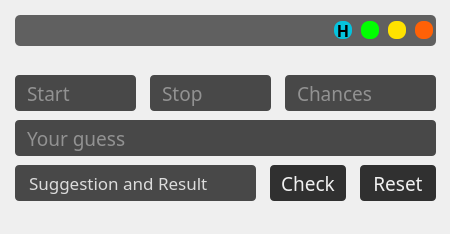
<?xml version="1.0" encoding="UTF-8"?>
<ui version="4.0">
 <class>MainWindow</class>
 <widget class="QMainWindow" name="MainWindow">
  <property name="geometry">
   <rect>
    <x>0</x>
    <y>0</y>
    <width>450</width>
    <height>234</height>
   </rect>
  </property>
  <property name="font">
   <font>
    <family>JetBrains Mono</family>
    <pointsize>12</pointsize>
   </font>
  </property>
  <property name="windowTitle">
   <string>Number Guessing</string>
  </property>
  <widget class="QWidget" name="centralwidget">
   <widget class="QLabel" name="label">
    <property name="geometry">
     <rect>
      <x>0</x>
      <y>0</y>
      <width>450</width>
      <height>256</height>
     </rect>
    </property>
    <property name="styleSheet">
     <string notr="true"/>
    </property>
    <property name="text">
     <string/>
    </property>
    <property name="pixmap">
     <pixmap>PVS/1089781.jpg</pixmap>
    </property>
    <property name="scaledContents">
     <bool>true</bool>
    </property>
   </widget>
   <widget class="QLabel" name="BackgroundBehind_2">
    <property name="enabled">
     <bool>true</bool>
    </property>
    <property name="geometry">
     <rect>
      <x>15</x>
      <y>15</y>
      <width>421</width>
      <height>31</height>
     </rect>
    </property>
    <property name="sizePolicy">
     <sizepolicy hsizetype="Preferred" vsizetype="Preferred">
      <horstretch>0</horstretch>
      <verstretch>0</verstretch>
     </sizepolicy>
    </property>
    <property name="font">
     <font>
      <kerning>true</kerning>
     </font>
    </property>
    <property name="toolTipDuration">
     <number>0</number>
    </property>
    <property name="autoFillBackground">
     <bool>false</bool>
    </property>
    <property name="styleSheet">
     <string notr="true">background: rgba(35, 35, 35, 0.7);
border-radius:5px;
</string>
    </property>
    <property name="inputMethodHints">
     <set>Qt::ImhNoPredictiveText</set>
    </property>
    <property name="text">
     <string/>
    </property>
    <property name="alignment">
     <set>Qt::AlignCenter</set>
    </property>
    <property name="margin">
     <number>0</number>
    </property>
   </widget>
   <widget class="QWidget" name="layoutWidget">
    <property name="geometry">
     <rect>
      <x>331</x>
      <y>15</y>
      <width>106</width>
      <height>31</height>
     </rect>
    </property>
    <layout class="QHBoxLayout" name="horizontalLayout">
     <item>
      <widget class="QPushButton" name="help_btn">
       <property name="minimumSize">
        <size>
         <width>18</width>
         <height>18</height>
        </size>
       </property>
       <property name="maximumSize">
        <size>
         <width>18</width>
         <height>18</height>
        </size>
       </property>
       <property name="font">
        <font>
         <family>JetBrains Mono</family>
         <weight>75</weight>
         <bold>true</bold>
        </font>
       </property>
       <property name="cursor">
        <cursorShape>PointingHandCursor</cursorShape>
       </property>
       <property name="styleSheet">
        <string notr="true">background-color: rgb(5,195,221);
border-radius:8px;</string>
       </property>
       <property name="text">
        <string>H</string>
       </property>
      </widget>
     </item>
     <item>
      <widget class="QPushButton" name="pushButtonMinimize">
       <property name="minimumSize">
        <size>
         <width>18</width>
         <height>18</height>
        </size>
       </property>
       <property name="maximumSize">
        <size>
         <width>18</width>
         <height>18</height>
        </size>
       </property>
       <property name="cursor">
        <cursorShape>PointingHandCursor</cursorShape>
       </property>
       <property name="styleSheet">
        <string notr="true">background-color: rgb(0, 255, 0);
border-radius:8px;</string>
       </property>
       <property name="text">
        <string/>
       </property>
      </widget>
     </item>
     <item>
      <widget class="QPushButton" name="pushButtonMaximiz">
       <property name="minimumSize">
        <size>
         <width>18</width>
         <height>18</height>
        </size>
       </property>
       <property name="maximumSize">
        <size>
         <width>18</width>
         <height>18</height>
        </size>
       </property>
       <property name="cursor">
        <cursorShape>PointingHandCursor</cursorShape>
       </property>
       <property name="styleSheet">
        <string notr="true">background-color: rgb(255, 226, 0);
border-radius:8px;</string>
       </property>
       <property name="text">
        <string/>
       </property>
      </widget>
     </item>
     <item>
      <widget class="QPushButton" name="pushButtonExit">
       <property name="minimumSize">
        <size>
         <width>18</width>
         <height>18</height>
        </size>
       </property>
       <property name="maximumSize">
        <size>
         <width>18</width>
         <height>18</height>
        </size>
       </property>
       <property name="cursor">
        <cursorShape>PointingHandCursor</cursorShape>
       </property>
       <property name="styleSheet">
        <string notr="true">background-color:rgb(255, 97, 6);
border-radius:8px;</string>
       </property>
       <property name="text">
        <string/>
       </property>
      </widget>
     </item>
    </layout>
   </widget>
   <widget class="QLineEdit" name="start">
    <property name="geometry">
     <rect>
      <x>15</x>
      <y>75</y>
      <width>121</width>
      <height>36</height>
     </rect>
    </property>
    <property name="font">
     <font>
      <family>JetBrains Mono</family>
      <pointsize>14</pointsize>
      <weight>50</weight>
      <italic>false</italic>
      <bold>false</bold>
      <underline>false</underline>
      <kerning>true</kerning>
     </font>
    </property>
    <property name="toolTip">
     <string>&lt;html&gt;&lt;head/&gt;&lt;body&gt;&lt;p&gt;&lt;br/&gt;&lt;/p&gt;&lt;/body&gt;&lt;/html&gt;</string>
    </property>
    <property name="autoFillBackground">
     <bool>false</bool>
    </property>
    <property name="styleSheet">
     <string notr="true">background: rgba(0, 0, 0, 0.7);
color : rgba(220, 220,220);
padding-left: 10;
border-radius:4px;

</string>
    </property>
    <property name="text">
     <string/>
    </property>
    <property name="cursorPosition">
     <number>0</number>
    </property>
    <property name="placeholderText">
     <string>Start</string>
    </property>
    <property name="clearButtonEnabled">
     <bool>false</bool>
    </property>
   </widget>
   <widget class="QLineEdit" name="stop">
    <property name="geometry">
     <rect>
      <x>150</x>
      <y>75</y>
      <width>121</width>
      <height>36</height>
     </rect>
    </property>
    <property name="font">
     <font>
      <family>JetBrains Mono</family>
      <pointsize>14</pointsize>
      <weight>50</weight>
      <italic>false</italic>
      <bold>false</bold>
      <underline>false</underline>
      <kerning>true</kerning>
     </font>
    </property>
    <property name="autoFillBackground">
     <bool>false</bool>
    </property>
    <property name="styleSheet">
     <string notr="true">background: rgba(0, 0, 0, 0.7);
color : rgba(220, 220,220);
padding-left: 10;
border-radius:4px;
</string>
    </property>
    <property name="text">
     <string/>
    </property>
    <property name="echoMode">
     <enum>QLineEdit::Normal</enum>
    </property>
    <property name="cursorPosition">
     <number>0</number>
    </property>
    <property name="placeholderText">
     <string>Stop</string>
    </property>
    <property name="clearButtonEnabled">
     <bool>false</bool>
    </property>
   </widget>
   <widget class="QLineEdit" name="chances">
    <property name="geometry">
     <rect>
      <x>285</x>
      <y>75</y>
      <width>151</width>
      <height>36</height>
     </rect>
    </property>
    <property name="font">
     <font>
      <family>JetBrains Mono</family>
      <pointsize>14</pointsize>
      <weight>50</weight>
      <italic>false</italic>
      <bold>false</bold>
      <underline>false</underline>
      <kerning>true</kerning>
     </font>
    </property>
    <property name="autoFillBackground">
     <bool>false</bool>
    </property>
    <property name="styleSheet">
     <string notr="true">background: rgba(0, 0, 0, 0.7);
color : rgba(220, 220,220);
padding-left: 10;
border-radius:4px;
</string>
    </property>
    <property name="text">
     <string/>
    </property>
    <property name="echoMode">
     <enum>QLineEdit::Normal</enum>
    </property>
    <property name="cursorPosition">
     <number>0</number>
    </property>
    <property name="placeholderText">
     <string>Chances</string>
    </property>
    <property name="clearButtonEnabled">
     <bool>false</bool>
    </property>
   </widget>
   <widget class="QPushButton" name="reset">
    <property name="geometry">
     <rect>
      <x>360</x>
      <y>165</y>
      <width>76</width>
      <height>36</height>
     </rect>
    </property>
    <property name="font">
     <font>
      <family>JetBrains Mono</family>
      <pointsize>14</pointsize>
      <weight>50</weight>
      <bold>false</bold>
     </font>
    </property>
    <property name="cursor">
     <cursorShape>PointingHandCursor</cursorShape>
    </property>
    <property name="styleSheet">
     <string notr="true">background: rgba(0,0,0,0.8);
color : rgba(240,240,240);
border-radius:4px;
</string>
    </property>
    <property name="text">
     <string>Reset</string>
    </property>
   </widget>
   <widget class="QLineEdit" name="yourguess">
    <property name="geometry">
     <rect>
      <x>15</x>
      <y>120</y>
      <width>421</width>
      <height>36</height>
     </rect>
    </property>
    <property name="font">
     <font>
      <family>JetBrains Mono</family>
      <pointsize>14</pointsize>
      <weight>50</weight>
      <italic>false</italic>
      <bold>false</bold>
      <underline>false</underline>
      <kerning>true</kerning>
     </font>
    </property>
    <property name="autoFillBackground">
     <bool>false</bool>
    </property>
    <property name="styleSheet">
     <string notr="true">background: rgba(0, 0, 0, 0.7);
color : rgba(220, 220,220);
padding-left: 10;
border-radius:4px;
</string>
    </property>
    <property name="text">
     <string/>
    </property>
    <property name="cursorPosition">
     <number>0</number>
    </property>
    <property name="alignment">
     <set>Qt::AlignLeading|Qt::AlignLeft|Qt::AlignVCenter</set>
    </property>
    <property name="placeholderText">
     <string>Your guess</string>
    </property>
    <property name="clearButtonEnabled">
     <bool>false</bool>
    </property>
   </widget>
   <widget class="QLabel" name="Suggestioandresult">
    <property name="geometry">
     <rect>
      <x>15</x>
      <y>165</y>
      <width>241</width>
      <height>36</height>
     </rect>
    </property>
    <property name="font">
     <font>
      <family>JetBrains Mono</family>
      <pointsize>13</pointsize>
     </font>
    </property>
    <property name="styleSheet">
     <string notr="true">background: rgba(0, 0, 0, 0.7);
color : rgba(220, 220,220);
padding-left: 10;
border-radius:4px;
</string>
    </property>
    <property name="text">
     <string>Suggestion and Result</string>
    </property>
   </widget>
   <widget class="QPushButton" name="check">
    <property name="geometry">
     <rect>
      <x>270</x>
      <y>165</y>
      <width>76</width>
      <height>36</height>
     </rect>
    </property>
    <property name="font">
     <font>
      <family>JetBrains Mono</family>
      <pointsize>14</pointsize>
      <weight>50</weight>
      <bold>false</bold>
     </font>
    </property>
    <property name="cursor">
     <cursorShape>PointingHandCursor</cursorShape>
    </property>
    <property name="styleSheet">
     <string notr="true">background: rgba(0,0,0,0.8);
color : rgba(240,240,240);
border-radius:4px;
</string>
    </property>
    <property name="text">
     <string>Check</string>
    </property>
   </widget>
  </widget>
 </widget>
 <resources/>
 <connections>
  <connection>
   <sender>pushButtonExit</sender>
   <signal>clicked()</signal>
   <receiver>MainWindow</receiver>
   <slot>close()</slot>
   <hints>
    <hint type="sourcelabel">
     <x>417</x>
     <y>29</y>
    </hint>
    <hint type="destinationlabel">
     <x>224</x>
     <y>129</y>
    </hint>
   </hints>
  </connection>
  <connection>
   <sender>pushButtonMinimize</sender>
   <signal>clicked()</signal>
   <receiver>MainWindow</receiver>
   <slot>showMinimized()</slot>
   <hints>
    <hint type="sourcelabel">
     <x>359</x>
     <y>29</y>
    </hint>
    <hint type="destinationlabel">
     <x>224</x>
     <y>129</y>
    </hint>
   </hints>
  </connection>
 </connections>
</ui>
